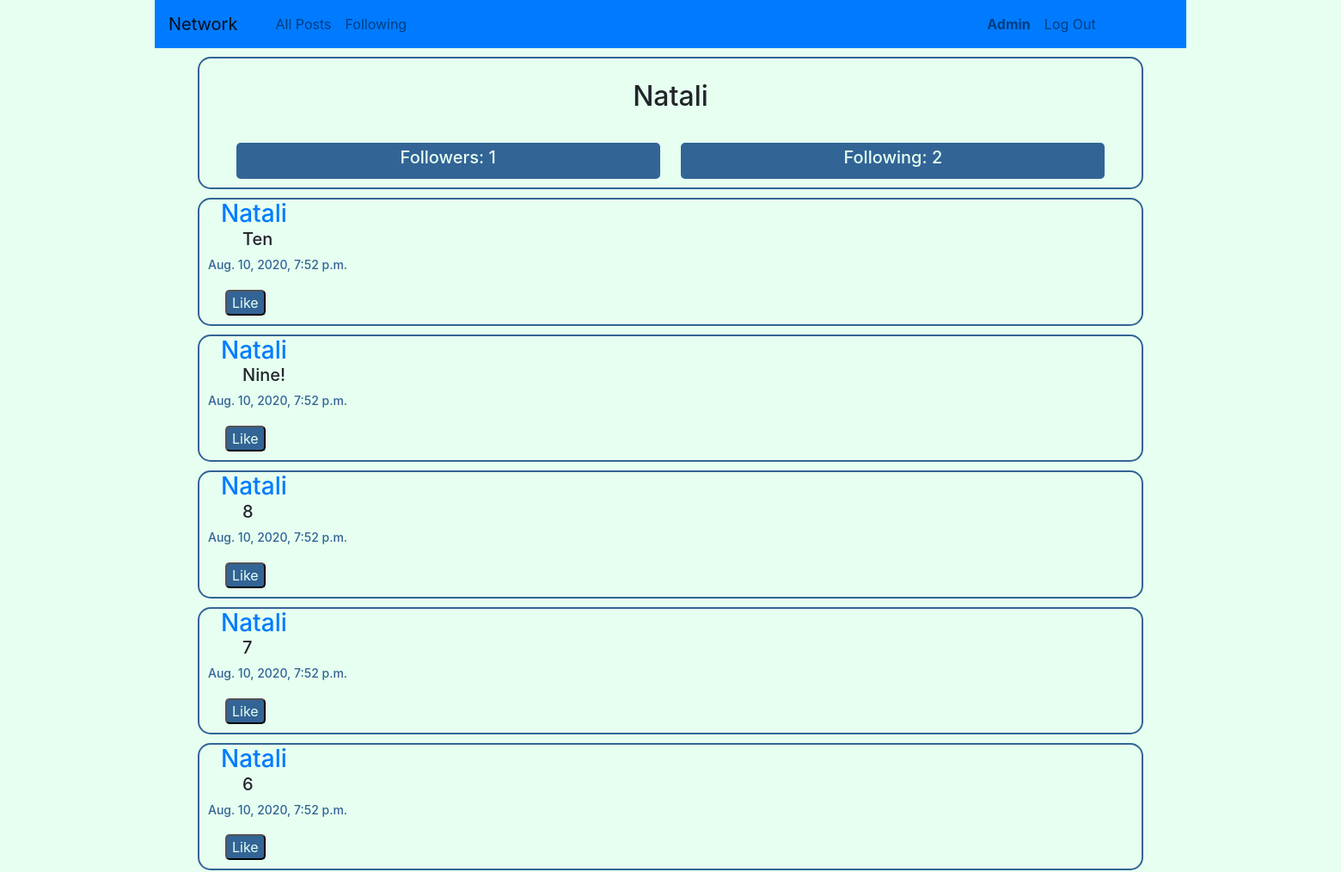
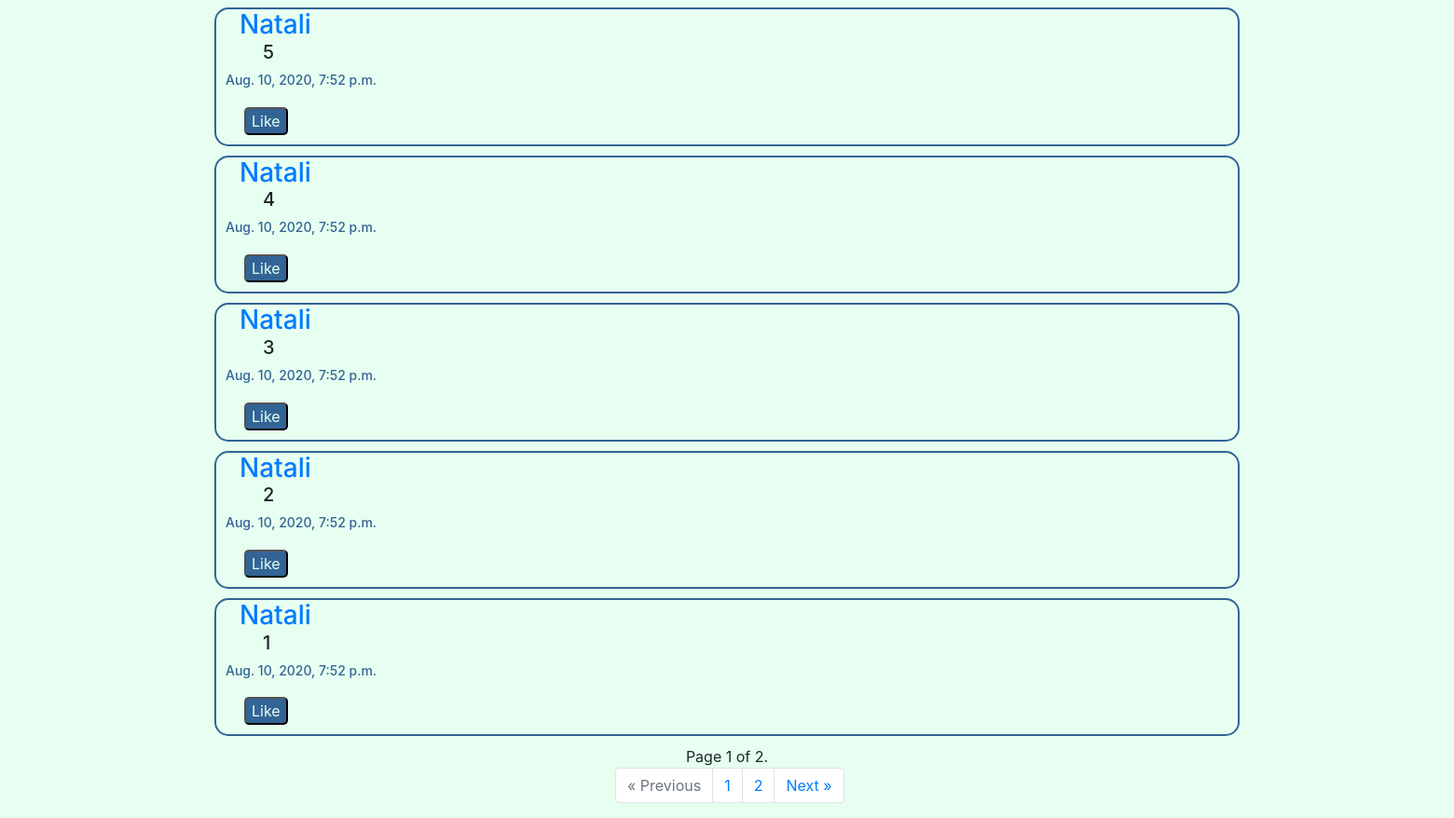
Page /2 (signed in) on the committed database (2 pictures, top to bottom).
### network/models.py (models this page shows, shortened)
class User(AbstractUser):
    pass

class Post(models.Model):
    user = models.ForeignKey(User, on_delete=models.CASCADE, related_name="user")
    content = models.TextField()
    time = models.DateTimeField()

### network/views.py (the view)
# urls.py: path("<int:user_id>", views.userPage, name="userPage"),
def userPage(request, user_id):
    pageNum = request.GET.get('page')
    user = User.objects.get(id = user_id)
    posts = Post.objects.all().filter(user=user).order_by('-time')
    paginator = Paginator(posts, 10)
    pageResp = paginator.get_page(pageNum)
    try:
        followers = len(Follow.objects.all().filter(following = user))
        follows = len(Follow.objects.all().filter(user = user))
    except Follow.DoesNotExist:
        followers = 0
        follows = 0
    return render(request, "network/userpage.html", {
        "username": user,
        "followers": followers,
        "followed": follows,
        "posts": pageResp
    })

### network/templates/network/userpage.html (shortened to what this page needs)
{% extends "network/layout.html" %}
{% block body %}
<div class="userInfo">
    <h2 id="usern">{{ username }}</h2>
    <div class="follow">
        <div class="userfollowers">
            <h5 id="userFollowers">Followers: {{ followers }}</h5>
        </div>
        <div class="userfollowed">
            <h5 id="userfollowed">Following: {{ followed }}</h5>
        </div>
    </div>
</div>
<div class="userposts">
    {% for post in posts %}
        <div class="post">
            <div>
                <h3 id="postUser"><a href={{post.user.id}} id="usrN">{{ post.user }}</a></h3>
            </div>
            <div id="ID{{post.id}}">
                <h5 id="postMessage">{{ post.content }}</h5>
            </div>
            <div>
                <h6 id="postDateTime">{{ post.time }}</h6>
                <button class="postLike B{{post.id}}" id="like{{post.user}}" onclick="likePost({{post.id}}, true)">Like</button>
            </div>
        </div>
    {% endfor %}
</div>
<div class="paginator_item">
    {% if posts %}
        {% if posts.paginator.num_pages > 1 %}
            <nav aria-label="Page navigation example">
                <span class="current">
                    Page {{ posts.number }} of {{ posts.paginator.num_pages }}.
                </span>
                <ul class="pagination">
                    {% if posts.has_previous %}
                        <li class="page-item"><a class="page-link" href="?page={{ posts.previous_page_number }}">&laquo; Previous</a></li>
                    {% else %}
                        <li class="page-item disabled">
                            <span class="page-link">&laquo; Previous</span>
                        </li>
                    {% endif %}
                    {% for page in posts.paginator.page_range %}
                        <li class="page-item"><a class="page-link" href="?page={{page}}">{{page}}</a></li>
                    {% endfor %}
                    {% if posts.has_next %}
                        <li class="page-item"><a class="page-link" href="?page={{ posts.next_page_number }}">Next &raquo;</a></li>
                    {% else %}
                    <li class="page-item disabled">
                        <span class="page-link">Next &raquo;</span>
                    </li>
                    {% endif %}
                </ul>
            </nav>
        {% endif %}
    {% endif %}
</div>
{% endblock %}

### network/templates/network/layout.html (shortened to what this page needs)
{% load static %}
<!DOCTYPE html>
<html lang="en">
    <head>
        <link rel="stylesheet" href="https://stackpath.bootstrapcdn.com/bootstrap/4.4.1/css/bootstrap.min.css">
        <link href="{% static 'network/styles.css' %}" rel="stylesheet">
    </head>
    <body>
        <nav class="navbar navbar-expand-lg navbar-light bg-primary">
            <a class="navbar-brand" href="#">Network</a>
            <div class="container" id="linknav">
              <ul class="navbar-nav mr-auto">
                <li class="nav-item">
                  <a class="nav-link" href="{% url 'index' %}">All Posts</a>
                </li>
                {% if user.is_authenticated %}
                    <li class="nav-item">
                        <a class="nav-link" href="/{{user.id}}/following">Following</a>
                    </li>
                {% endif %}
              </ul>
            </div>
            <div class="container" id="usernav">
              <ul class="navbar-nav mr-auto">
                {% if user.is_authenticated %}
                    <li class="nav-item">
                        <a class="nav-link" id="username" href="/{{user.id}}"><strong id="userName">{{ user.username }}</strong></a>
                    </li>
                    <li class="nav-item">
                        <a class="nav-link" id="logoutbut" href="{% url 'logout' %}">Log Out</a>
                    </li>
                {% endif %}
              </ul>
            </div>
          </nav>
        <div class="body">
            {% block body %}
            {% endblock %}
        </div>
    </body>
</html>

### network/static/network/styles.css (style rules this page uses)
* { box-sizing: border-box; }
body { max-width: 1200px; margin: 0px auto; text-align: center; background-color: rgb(230, 255, 240); }
#linknav { width: 70%; }
#usernav { width: 20%; }
.post { margin: 10px 50px; border: rgb(50, 100, 150) solid 2px; border-radius: 15px; text-align: left; }
#postUser { display: inline; }
#postUser a { text-decoration: none; margin: 10px auto 10px 25px; }
#postMessage { margin-left: 50px; }
#postDateTime { margin: 10px; color: rgb(50, 100, 150); font-size: 14px; }
.postLike { margin: 10px; background-color: rgb(50, 100, 150); color: rgb(230, 255, 240); border-radius: 5px; display: inline; }
.userInfo { margin: 10px 50px; border: rgb(50, 100, 150) solid 2px; border-radius: 15px; }
#usern { margin: 25px; }
.userfollowers, .userfollowed { display: inline-block; margin: 10px; padding: 5px 10px; color: rgb(230, 255, 240); background-color: rgb(50, 100, 150); border-radius: 5px; width: 45%; }
.pagination { text-align: center; position: relative; left: 40%; }

### rows in the picture
User: username "Admin"
User: username "Natali"
Post: user "Natali", content "Ten", time "Aug. 10, 2020, 7:52 p.m."
Post: user "Natali", content "Nine!", time "Aug. 10, 2020, 7:52 p.m."
Post: user "Natali", content "8", time "Aug. 10, 2020, 7:52 p.m."
Post: user "Natali", content "7", time "Aug. 10, 2020, 7:52 p.m."
Post: user "Natali", content "6", time "Aug. 10, 2020, 7:52 p.m."
Post: user "Natali", content "5", time "Aug. 10, 2020, 7:52 p.m."
Post: user "Natali", content "4", time "Aug. 10, 2020, 7:52 p.m."
Post: user "Natali", content "3", time "Aug. 10, 2020, 7:52 p.m."
Post: user "Natali", content "2", time "Aug. 10, 2020, 7:52 p.m."
Post: user "Natali", content "1", time "Aug. 10, 2020, 7:52 p.m."

### other values in the picture
{{ followers }} "1"
{{ followed }} "2"
{{ posts.number }} "1"
{{ posts.paginator.num_pages }} "2"
{{ page }} "1" "2"
